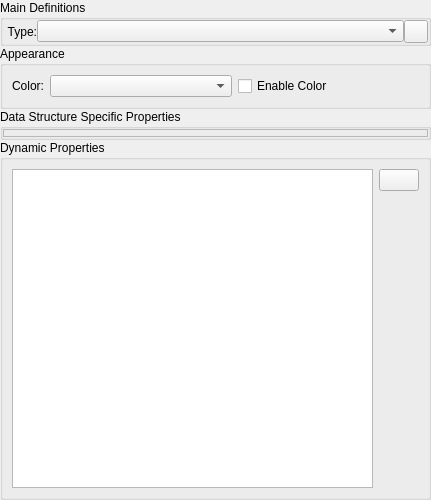
<?xml version="1.0" encoding="UTF-8"?>
<ui version="4.0">
 <class>DataPropertiesWidget</class>
 <widget class="QWidget" name="DataPropertiesWidget">
  <property name="geometry">
   <rect>
    <x>0</x>
    <y>0</y>
    <width>431</width>
    <height>500</height>
   </rect>
  </property>
  <property name="sizePolicy">
   <sizepolicy hsizetype="Preferred" vsizetype="Preferred">
    <horstretch>0</horstretch>
    <verstretch>0</verstretch>
   </sizepolicy>
  </property>
  <property name="minimumSize">
   <size>
    <width>400</width>
    <height>500</height>
   </size>
  </property>
  <property name="windowTitle">
   <string>Node Properties</string>
  </property>
  <layout class="QVBoxLayout" name="verticalLayout_3">
   <property name="spacing">
    <number>0</number>
   </property>
   <property name="margin">
    <number>0</number>
   </property>
   <item>
    <widget class="QGroupBox" name="MainDefinitions">
     <property name="title">
      <string>Main Definitions</string>
     </property>
     <property name="checkable">
      <bool>false</bool>
     </property>
     <layout class="QVBoxLayout" name="verticalLayout">
      <property name="spacing">
       <number>0</number>
      </property>
      <property name="margin">
       <number>0</number>
      </property>
      <item>
       <widget class="QWidget" name="widget" native="true">
        <layout class="QGridLayout" name="gridLayout_2">
         <property name="leftMargin">
          <number>4</number>
         </property>
         <property name="topMargin">
          <number>0</number>
         </property>
         <property name="rightMargin">
          <number>0</number>
         </property>
         <property name="bottomMargin">
          <number>0</number>
         </property>
         <property name="spacing">
          <number>0</number>
         </property>
         <item row="0" column="0">
          <widget class="QLabel" name="label_3">
           <property name="sizePolicy">
            <sizepolicy hsizetype="Preferred" vsizetype="Preferred">
             <horstretch>0</horstretch>
             <verstretch>0</verstretch>
            </sizepolicy>
           </property>
           <property name="layoutDirection">
            <enum>Qt::LeftToRight</enum>
           </property>
           <property name="text">
            <string>Type:</string>
           </property>
           <property name="alignment">
            <set>Qt::AlignRight|Qt::AlignTrailing|Qt::AlignVCenter</set>
           </property>
           <property name="buddy">
            <cstring>_dataType</cstring>
           </property>
          </widget>
         </item>
         <item row="0" column="1">
          <widget class="KComboBox" name="_dataType">
           <property name="sizePolicy">
            <sizepolicy hsizetype="Expanding" vsizetype="Fixed">
             <horstretch>0</horstretch>
             <verstretch>0</verstretch>
            </sizepolicy>
           </property>
          </widget>
         </item>
         <item row="0" column="2">
          <widget class="QToolButton" name="_editType">
           <property name="text">
            <string/>
           </property>
          </widget>
         </item>
        </layout>
       </widget>
      </item>
     </layout>
    </widget>
   </item>
   <item>
    <widget class="QGroupBox" name="Appearance">
     <property name="title">
      <string>Appearance</string>
     </property>
     <layout class="QVBoxLayout" name="verticalLayout_4">
      <item>
       <layout class="QGridLayout" name="gridLayout_3">
        <item row="0" column="1">
         <widget class="KColorCombo" name="_color">
          <property name="toolTip">
           <string>Node color</string>
          </property>
         </widget>
        </item>
        <item row="0" column="2">
         <widget class="QCheckBox" name="_enableColor">
          <property name="enabled">
           <bool>true</bool>
          </property>
          <property name="text">
           <string>Enable Color</string>
          </property>
          <property name="checkable">
           <bool>true</bool>
          </property>
          <property name="checked">
           <bool>false</bool>
          </property>
         </widget>
        </item>
        <item row="0" column="0">
         <widget class="QLabel" name="label_6">
          <property name="sizePolicy">
           <sizepolicy hsizetype="Fixed" vsizetype="Minimum">
            <horstretch>0</horstretch>
            <verstretch>0</verstretch>
           </sizepolicy>
          </property>
          <property name="toolTip">
           <string>Node color</string>
          </property>
          <property name="text">
           <string>Color:</string>
          </property>
          <property name="alignment">
           <set>Qt::AlignRight|Qt::AlignTrailing|Qt::AlignVCenter</set>
          </property>
          <property name="buddy">
           <cstring>_color</cstring>
          </property>
         </widget>
        </item>
       </layout>
      </item>
     </layout>
    </widget>
   </item>
   <item>
    <widget class="QGroupBox" name="DataDefinitions">
     <property name="title">
      <string>Data Structure Specific Properties</string>
     </property>
     <layout class="QVBoxLayout" name="verticalLayout_2">
      <property name="spacing">
       <number>0</number>
      </property>
      <property name="margin">
       <number>0</number>
      </property>
      <item>
       <widget class="QFrame" name="extraItems">
        <property name="frameShape">
         <enum>QFrame::StyledPanel</enum>
        </property>
        <property name="frameShadow">
         <enum>QFrame::Plain</enum>
        </property>
       </widget>
      </item>
     </layout>
    </widget>
   </item>
   <item>
    <widget class="QGroupBox" name="DynamicProperties">
     <property name="title">
      <string>Dynamic Properties</string>
     </property>
     <layout class="QGridLayout" name="gridLayout">
      <item row="0" column="0" colspan="2">
       <layout class="QHBoxLayout" name="horizontalLayout_2">
        <item>
         <widget class="QTableView" name="_propertiesTable"/>
        </item>
        <item>
         <layout class="QVBoxLayout" name="verticalLayout_5">
          <item>
           <widget class="KPushButton" name="_addProperty">
            <property name="toolTip">
             <string>&lt;html&gt;&lt;head/&gt;&lt;body&gt;&lt;p&gt;Add new dynamic property to data element.&lt;/p&gt;&lt;/body&gt;&lt;/html&gt;</string>
            </property>
            <property name="text">
             <string/>
            </property>
           </widget>
          </item>
          <item>
           <spacer name="verticalSpacer">
            <property name="orientation">
             <enum>Qt::Vertical</enum>
            </property>
            <property name="sizeHint" stdset="0">
             <size>
              <width>20</width>
              <height>40</height>
             </size>
            </property>
           </spacer>
          </item>
         </layout>
        </item>
       </layout>
      </item>
     </layout>
    </widget>
   </item>
  </layout>
 </widget>
 <customwidgets>
  <customwidget>
   <class>KColorCombo</class>
   <extends>QComboBox</extends>
   <header>kcolorcombo.h</header>
  </customwidget>
  <customwidget>
   <class>KComboBox</class>
   <extends>QComboBox</extends>
   <header>kcombobox.h</header>
  </customwidget>
  <customwidget>
   <class>KPushButton</class>
   <extends>QPushButton</extends>
   <header>kpushbutton.h</header>
  </customwidget>
 </customwidgets>
 <resources/>
 <connections>
  <connection>
   <sender>MainDefinitions</sender>
   <signal>clicked(bool)</signal>
   <receiver>widget</receiver>
   <slot>setHidden(bool)</slot>
   <hints>
    <hint type="sourcelabel">
     <x>216</x>
     <y>316</y>
    </hint>
    <hint type="destinationlabel">
     <x>210</x>
     <y>339</y>
    </hint>
   </hints>
  </connection>
 </connections>
</ui>
